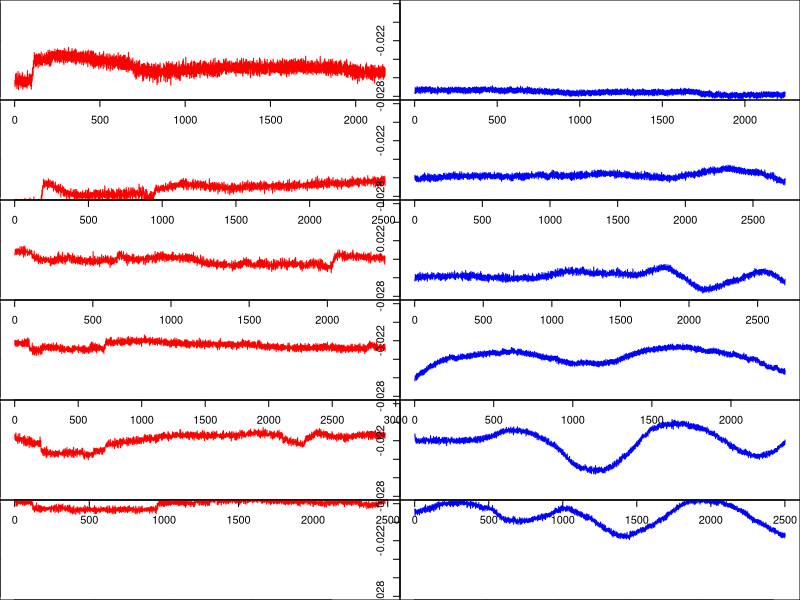

Source code (R):
o1 <- read.csv("open1.csv", col.names = c('magic', 'loffp', 'loffn', 'g1', 'g2', 'g3', 'g4', 'i1', 'i2', 'i3', 'i4', 'i5', 'i6', 'i7', 'i8'))
o2 <- read.csv("open2.csv", col.names = c('magic', 'loffp', 'loffn', 'g1', 'g2', 'g3', 'g4', 'i1', 'i2', 'i3', 'i4', 'i5', 'i6', 'i7', 'i8'))
o3 <- read.csv("open3.csv", col.names = c('magic', 'loffp', 'loffn', 'g1', 'g2', 'g3', 'g4', 'i1', 'i2', 'i3', 'i4', 'i5', 'i6', 'i7', 'i8'))
o4 <- read.csv("open4.csv", col.names = c('magic', 'loffp', 'loffn', 'g1', 'g2', 'g3', 'g4', 'i1', 'i2', 'i3', 'i4', 'i5', 'i6', 'i7', 'i8'))
o5 <- read.csv("open5.csv", col.names = c('magic', 'loffp', 'loffn', 'g1', 'g2', 'g3', 'g4', 'i1', 'i2', 'i3', 'i4', 'i5', 'i6', 'i7', 'i8'))
o6 <- read.csv("open6.csv", col.names = c('magic', 'loffp', 'loffn', 'g1', 'g2', 'g3', 'g4', 'i1', 'i2', 'i3', 'i4', 'i5', 'i6', 'i7', 'i8'))
c1 <- read.csv("closed1.csv", col.names = c('magic', 'loffp', 'loffn', 'g1', 'g2', 'g3', 'g4', 'i1', 'i2', 'i3', 'i4', 'i5', 'i6', 'i7', 'i8'))
c2 <- read.csv("closed2.csv", col.names = c('magic', 'loffp', 'loffn', 'g1', 'g2', 'g3', 'g4', 'i1', 'i2', 'i3', 'i4', 'i5', 'i6', 'i7', 'i8'))
c3 <- read.csv("closed3.csv", col.names = c('magic', 'loffp', 'loffn', 'g1', 'g2', 'g3', 'g4', 'i1', 'i2', 'i3', 'i4', 'i5', 'i6', 'i7', 'i8'))
c4 <- read.csv("closed4.csv", col.names = c('magic', 'loffp', 'loffn', 'g1', 'g2', 'g3', 'g4', 'i1', 'i2', 'i3', 'i4', 'i5', 'i6', 'i7', 'i8'))
c5 <- read.csv("closed5.csv", col.names = c('magic', 'loffp', 'loffn', 'g1', 'g2', 'g3', 'g4', 'i1', 'i2', 'i3', 'i4', 'i5', 'i6', 'i7', 'i8'))
c6 <- read.csv("closed6.csv", col.names = c('magic', 'loffp', 'loffn', 'g1', 'g2', 'g3', 'g4', 'i1', 'i2', 'i3', 'i4', 'i5', 'i6', 'i7', 'i8'))

par(mfcol=c(6,2), mar=c(0,0,0,0))
plot(o1$i1, type='l', col='red', ylim=c(-0.028,-0.018))
plot(o2$i1, type='l', col='red', ylim=c(-0.028,-0.018))
plot(o3$i1, type='l', col='red', ylim=c(-0.028,-0.018))
plot(o4$i1, type='l', col='red', ylim=c(-0.028,-0.018))
plot(o5$i1, type='l', col='red', ylim=c(-0.028,-0.018))
plot(o6$i1, type='l', col='red', ylim=c(-0.028,-0.018))
plot(c1$i1, type='l', col='blue', ylim=c(-0.028,-0.018))
plot(c2$i1, type='l', col='blue', ylim=c(-0.028,-0.018))
plot(c3$i1, type='l', col='blue', ylim=c(-0.028,-0.018))
plot(c4$i1, type='l', col='blue', ylim=c(-0.028,-0.018))
plot(c5$i1, type='l', col='blue', ylim=c(-0.028,-0.018))
plot(c6$i1, type='l', col='blue', ylim=c(-0.028,-0.018))

